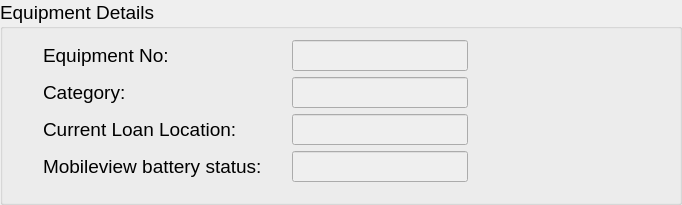
         <widget class="QGroupBox" name="groupBox_4">
          <property name="font">
           <font>
            <pointsize>14</pointsize>
           </font>
          </property>
          <property name="title">
           <string>Equipment Details</string>
          </property>
          <layout class="QGridLayout" name="gridLayout_5">
           <property name="leftMargin">
            <number>20</number>
           </property>
           <property name="bottomMargin">
            <number>20</number>
           </property>
           <property name="horizontalSpacing">
            <number>30</number>
           </property>
           <property name="verticalSpacing">
            <number>6</number>
           </property>
           <item row="2" column="1">
            <widget class="QLabel" name="label_2">
             <property name="font">
              <font>
               <pointsize>14</pointsize>
              </font>
             </property>
             <property name="text">
              <string>Current Loan Location:</string>
             </property>
            </widget>
           </item>
           <item row="1" column="1">
            <widget class="QLabel" name="label_6">
             <property name="font">
              <font>
               <pointsize>14</pointsize>
              </font>
             </property>
             <property name="text">
              <string>Category:</string>
             </property>
            </widget>
           </item>
           <item row="1" column="3">
            <spacer name="horizontalSpacer_10">
             <property name="orientation">
              <enum>Qt::Horizontal</enum>
             </property>
             <property name="sizeType">
              <enum>QSizePolicy::Maximum</enum>
             </property>
             <property name="sizeHint" stdset="0">
              <size>
               <width>200</width>
               <height>20</height>
              </size>
             </property>
            </spacer>
           </item>
           <item row="1" column="0">
            <spacer name="horizontalSpacer_11">
             <property name="orientation">
              <enum>Qt::Horizontal</enum>
             </property>
             <property name="sizeType">
              <enum>QSizePolicy::Maximum</enum>
             </property>
             <property name="sizeHint" stdset="0">
              <size>
               <width>20</width>
               <height>20</height>
              </size>
             </property>
            </spacer>
           </item>
           <item row="3" column="1">
            <widget class="QLabel" name="label_3">
             <property name="font">
              <font>
               <pointsize>14</pointsize>
              </font>
             </property>
             <property name="text">
              <string>Mobileview battery status:</string>
             </property>
            </widget>
           </item>
           <item row="0" column="2">
            <widget class="QLineEdit" name="txt_asset_2">
             <property name="enabled">
              <bool>false</bool>
             </property>
             <property name="font">
              <font>
               <pointsize>14</pointsize>
              </font>
             </property>
             <property name="layoutDirection">
              <enum>Qt::LeftToRight</enum>
             </property>
             <property name="text">
              <string/>
             </property>
             <property name="alignment">
              <set>Qt::AlignLeading|Qt::AlignLeft|Qt::AlignVCenter</set>
             </property>
             <property name="readOnly">
              <bool>false</bool>
             </property>
            </widget>
           </item>
           <item row="2" column="2">
            <widget class="QLineEdit" name="txt_loan_location">
             <property name="enabled">
              <bool>false</bool>
             </property>
             <property name="font">
              <font>
               <pointsize>14</pointsize>
              </font>
             </property>
             <property name="text">
              <string/>
             </property>
            </widget>
           </item>
           <item row="0" column="1">
            <widget class="QLabel" name="label_4">
             <property name="font">
              <font>
               <pointsize>14</pointsize>
              </font>
             </property>
             <property name="text">
              <string>Equipment No:</string>
             </property>
            </widget>
           </item>
           <item row="1" column="2">
            <widget class="QLineEdit" name="txt_category">
             <property name="enabled">
              <bool>false</bool>
             </property>
             <property name="font">
              <font>
               <pointsize>14</pointsize>
              </font>
             </property>
             <property name="text">
              <string/>
             </property>
            </widget>
           </item>
           <item row="3" column="2">
            <widget class="QLineEdit" name="txt_rtls_battery">
             <property name="enabled">
              <bool>false</bool>
             </property>
             <property name="font">
              <font>
               <pointsize>14</pointsize>
              </font>
             </property>
             <property name="text">
              <string/>
             </property>
            </widget>
           </item>
          </layout>
         </widget>
